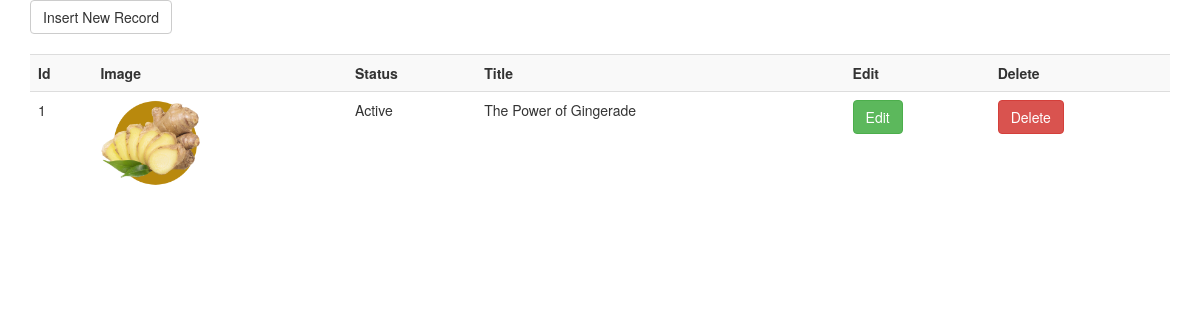
Screenshot of /admin/gingeradepanel.php with the database file from the repository.
### tables this page shows
CREATE TABLE `tbl_2` (
  `id` int(11) NOT NULL,
  `title` varchar(50) NOT NULL,
  `description` text NOT NULL,
  `status` tinyint(4) NOT NULL DEFAULT 1,
  `image` varchar(500) NOT NULL
);

### admin/gingeradepanel.php (the view, shortened to what this page needs)
<!DOCTYPE html>
<html>
  <link rel="stylesheet" type="text/css" href="css/style.css">
  <link href="css/bootstrap.min.css" rel="stylesheet">
<body>
  <div class="container">
    <?php
include('connection.php');
$sql5 = "SELECT * FROM tbl_2";
$result_5 = mysqli_query($conn, $sql5);
echo "
<form><a href='insert_gingerade.php'><button type='button' class='btn btn-default' style='margin-bottom:20px;''>Insert New Record</button></a></form>
<table class='table table-striped'>
<tr>
<th>Id</th>
<th>Image</th>
<th>Status</th>
<th>Title</th>
<th>Edit</th>
<th>Delete</th>
</tr>";
if (mysqli_num_rows($result_5) > 0)
    {
      while ($row = mysqli_fetch_assoc($result_5)){
        echo "<tr>";
          echo "<td>" . $row['id'] . "</td>";
          echo "<td>" . " <img src='".$row['image']."' style='width:100px;'> " . "</td>";
          if($row['status']==1){
            echo "<td>" . "Active" . "</td>";
          }else{
            echo "<td>" . "Inactive" . "</td>";
          }
          echo "<td>" . $row['title'] . "</td>";
         echo "<td>"; ?> <a href="edit_gingerade.php?id=<?php echo $row['id'];  ?>"><button type="button" class="btn btn-success">Edit</button></a>  <?php echo "</td>";
          echo "<td>"; ?> <a href="delete_gingerade.php?id=<?php echo $row['id'];  ?>"><button type="button" class="btn btn-danger">Delete</button></a> <?php echo "</td>";
          echo "</tr>";
         }
        echo "</table>";
     }
  ?>
</div>
</body>
</html>

### admin/css/style.css (style rules this page uses)
button, input, select, textarea { font-family: inherit; font-size: inherit; line-height: inherit; }

### rows the page displays
tbl_2: id "1", image (picture), status "Active", title "The Power of Gingerade"
